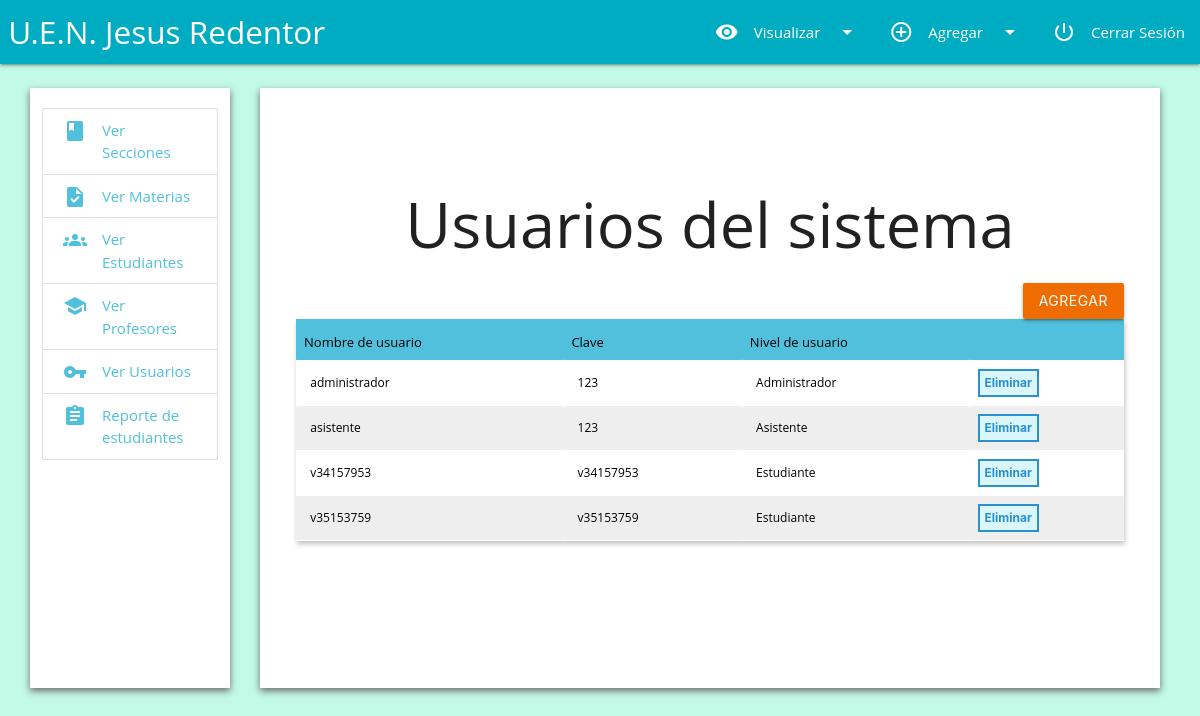
/administradores.php (signed in), run on an earlier commit of the app's database.
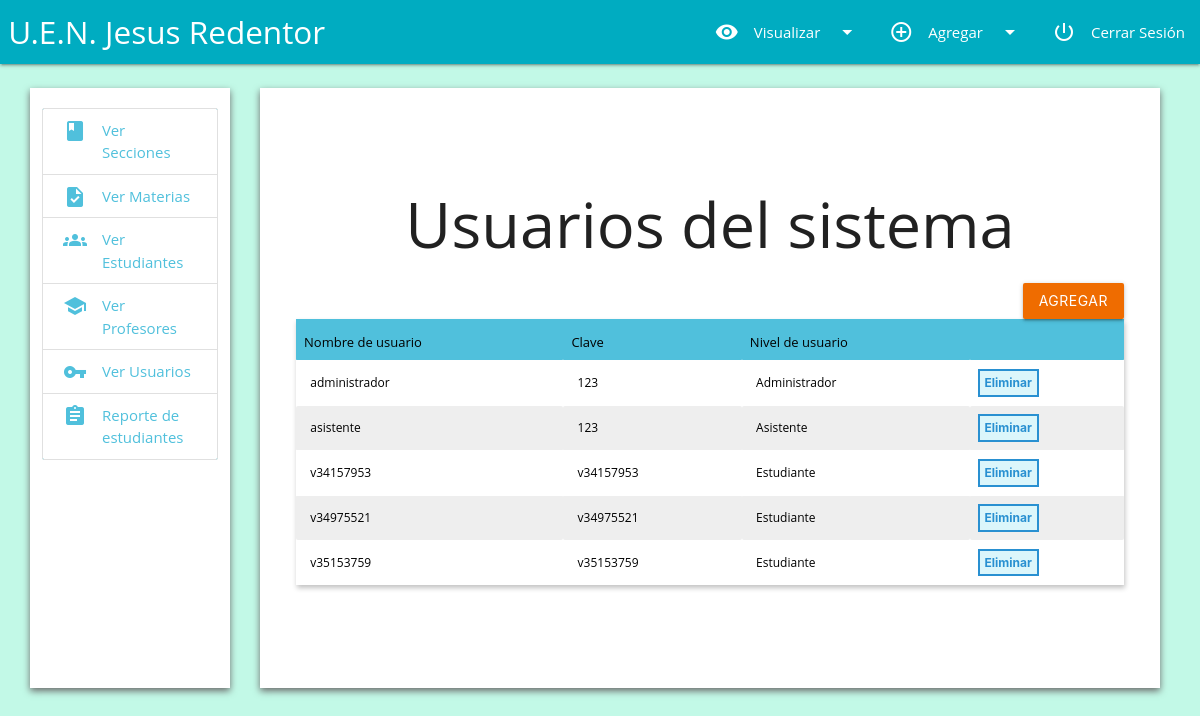
And on a later commit of the database.
### tables this page shows
CREATE TABLE `usuarios` (
  `id` int(10) NOT NULL AUTO_INCREMENT,
  `usuario` varchar(50) NOT NULL,
  `clave` varchar(50) NOT NULL,
  `nivel` int(1) NOT NULL,
  PRIMARY KEY (`id`),
  UNIQUE KEY `usuario` (`usuario`)
);

### administradores.php (the view, shortened to what this page needs)
<?php
if(!isset($_SESSION["session_username"])) {
	header("location:index.php");
} else {
?>
<?php $Titulo="Usuarios del sistema";
      include("incluye/header.php");
      include("incluye/navegacion.php");
       if (!empty($mensaje)) {echo "<p class=mensaje>". $mensaje . "</p>";} ?>
    <div class="row">
<?php include("incluye/lateral.php"); ?>
      <div class="col s12 m9 l9" id="contenedor3">
         <br>
	<center>
            <h1>Usuarios del sistema</h1>
        </center>
      <form method='post' action='crearadministrador.php'><button class="btn waves-effect waves-light orange darken-3" style="float: right;" type='submit'>Agregar</button></form>
         <table> <tr> <th>Nombre de usuario</th> <th>Clave</th> <th>Nivel de usuario</th> <th> </th></tr>
             <?php
	function mostrarDatos ($resultados) {
	if ($resultados !=NULL) {
    if ($resultados['nivel'] == 1) {
      $nivel = 'Administrador';
    } elseif ($resultados['nivel'] == 2) {
      $nivel = 'Asistente';
    } elseif ($resultados['nivel'] == 3) {
      $nivel = 'Estudiante';
    }
        echo"<tr>";
	echo "<td>&nbsp;&nbsp;".$resultados['usuario']."&nbsp;&nbsp;</td>";
	echo "<td>&nbsp;&nbsp;".$resultados['clave']."&nbsp;&nbsp;</td>";
  echo "<td>&nbsp;&nbsp;".$nivel."&nbsp;&nbsp;</td>";
  echo "<td>
  <form method='post' id='".$resultados['id']."' action='eliminaradministrador.php?id=".$resultados['id']."'><button class='boton-accion' type='button' onclick=enviarForm('d',".$resultados['id'].")>Eliminar</button></form></td>";
	echo "</tr>";}
	else {echo "<br/>No hay más datos!!! <br/>";}
}
$result2 = mysqli_query($con, "SELECT * FROM usuarios ORDER BY usuario ASC");
while ($filas = mysqli_fetch_array($result2)){ mostrarDatos($filas); }
?> </table>
</div>
    </div>
<?php include("incluye/footer.php"); ?>
<?php
}

What changed in the data, as far as the page shows it:
added usuarios: usuario "v34975521", clave "v34975521", nivel "Estudiante"
